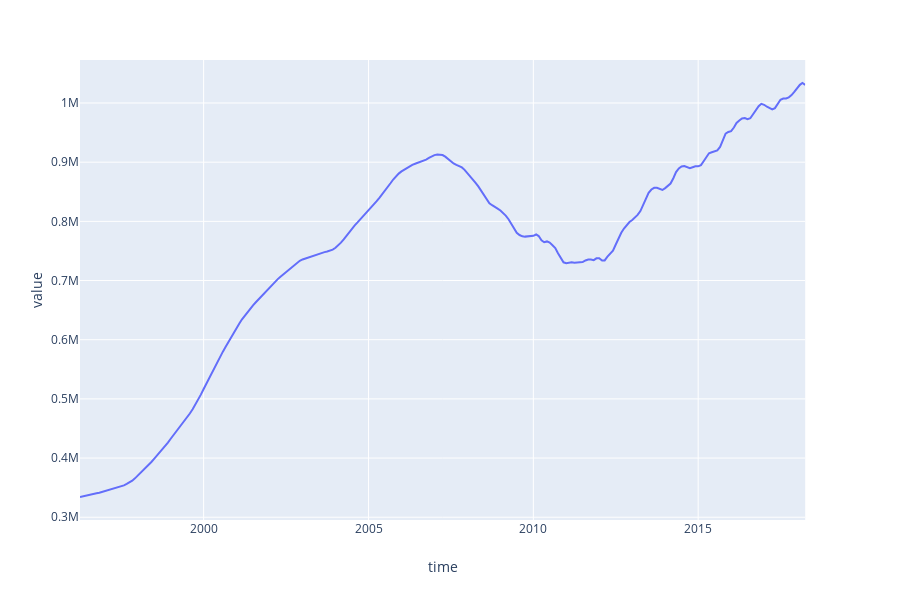

The notebook cell saved with this chart:
### Code cell
# Use plotly to visualize interactive price line chart over time
#!pip install plotly==4.2.1
import plotly.express as px

# draw some test zip codes
df1 = final_df[final_df['zipcode']==60657]
df1 = df1.reset_index()
fig = px.line(df1, x="time", y="value", hover_name='zipcode')
fig.show()

### Figure 1 — Plotly figure (JSON) as saved in the notebook; plotly's stock layout.template omitted (floating-point values rounded to 4 significant figures; data arrays with more than 128 entries replaced by an {"elided": "..."} marker saying what was removed)
{"data": [{"hoverlabel": {"namelength": 0}, "hovertemplate": "<b>%{hovertext}</b><br><br>time=%{x}<br>value=%{y}", "hovertext": {"elided": "265 int values"}, "legendgroup": "", "line": {"color": "#636efa", "dash": "solid"}, "mode": "lines", "name": "", "showlegend": false, "type": "scatter", "x": {"elided": "265 str values"}, "xaxis": "x", "y": {"elided": "265 int values"}, "yaxis": "y"}], "layout": {"height": 600, "legend": {"tracegroupgap": 0}, "margin": {"t": 60}, "xaxis": {"anchor": "y", "domain": [0, 0.98], "title": {"text": "time"}}, "yaxis": {"anchor": "x", "domain": [0, 1], "title": {"text": "value"}}}}
